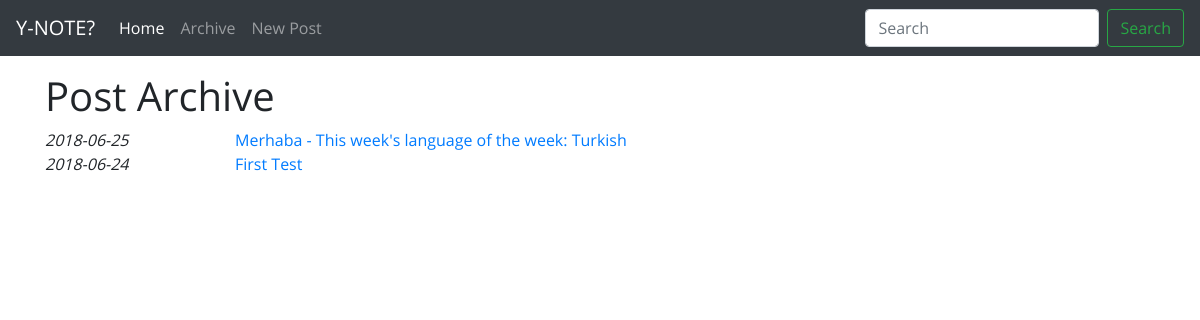
/archive.php, run on the app's committed database.
### tables this page shows
CREATE TABLE `post` (
  `id_post` int(11) NOT NULL,
  `date_post` date DEFAULT NULL,
  `title_post` varchar(255) DEFAULT NULL,
  `content` text
);

### archive.php (the view, shortened to what this page needs)
<?php
    include "header.php";
    include "navbar.php";
    include_once "config.php";
    $sql = "SELECT id_post, date_post, title_post FROM post ORDER BY date_post DESC";
    $result_sql = mysqli_query($db_handle, $sql);
    echo "<h1>Post Archive</h1>";
    while($row = mysqli_fetch_array($result_sql)) {
        echo <<<EOD
    <div class="row">
        <div class="col-md-2">
            <em>{$row['date_post']}</em>
        </div>
        <div class="col-md-10">
            <a href="readpost.php?id-post={$row['id_post']}">{$row['title_post']}</a>
        </div>
    </div>
EOD;
    }
    include "tail.php";

### assets/css/index.css (style rules this page uses)
body { min-height: 75rem; padding-top: 4.5rem; padding-bottom: 4rem; font-family: 'Open Sans', Courier, monospace; }

### data on the page
post: date_post "2018-06-25", title_post "Merhaba - This week's language of the week: Turkish"
post: date_post "2018-06-24", title_post "First Test"
